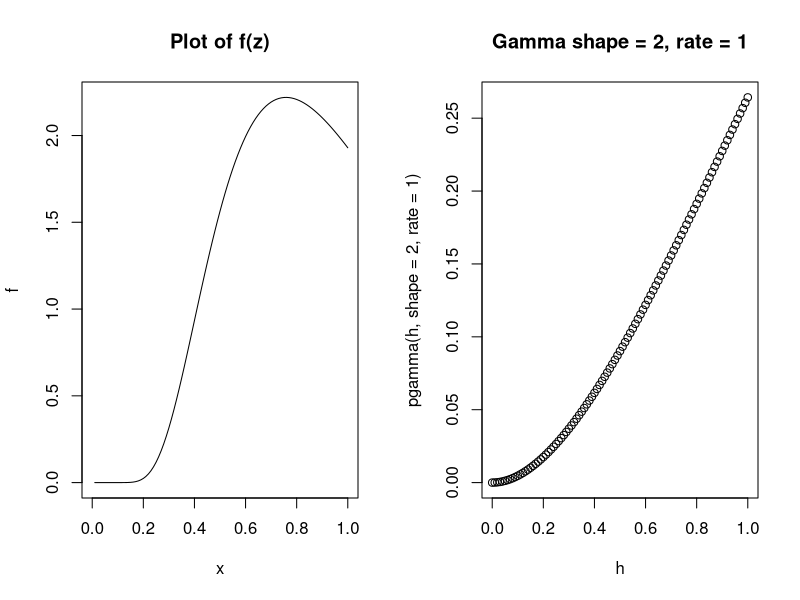

This chart was generated by the following R code:
#Samantha Maillie and Ariel Sim 
#Homework 4 Problem 6
par(mfrow=c(1,2))
f <- function (z){
  return((z^(-3/2)) * exp(-1.5*z - (2/z) + 2*sqrt(3) + log(2) ))
}

plot(f, main = "Plot of f(z)")

#E[z] = 1.3333 E[1/z] = 1.116025

for (k in 1:10){
rate = k
shape = 2
x <- numeric(1000)
x[1] <- rgamma(1, shape = shape, rate = rate)


n = 1000

for (j in 2:n){
  y = rgamma(1, shape = shape, rate = rate)
  u = runif(1, 0 , 1)
  num = f(y)*dgamma(x[j-1], shape = shape, rate = rate)
  den = f(x[j-1])* dgamma(y, shape = shape, rate = rate)
  if(u <= num/den){
    x[j] = y
  }
  else{
    x[j] = x[j-1]
  }
}

print(k)
print(mean(x))
print(mean(1/x))
}

#shapes 2 and 3 seem decent

shape = 2


for (k in 1:10){
  rate = shape
  shape = 1/k
  x <- numeric(1000)
  x[1] <- rgamma(1, shape = shape, rate = rate)
  
  
  n = 1000
  
  for (j in 2:n){
    y = rgamma(1, shape = shape, rate = rate)
    u = runif(1, 0 , 1)
    num = f(y)*dgamma(x[j-1], shape = shape, rate = rate)
    den = f(x[j-1])* dgamma(y, shape = shape, rate = rate)
    if(u <= num/den){
      x[j] = y
    }
    else{
      x[j] = x[j-1]
    }
  }
  
  print(k)
  print(mean(x))
  print(mean(1/x))
}
# rate = 1 is best here it seems

shape = 3
for (k in 1:10){
  rate = shape
  shape = 1/k
  x <- numeric(1000)
  x[1] <- rgamma(1, shape = shape, rate = rate)
  
  
  n = 1000
  
  for (j in 2:n){
    y = rgamma(1, shape = shape, rate = rate)
    u = runif(1, 0 , 1)
    num = f(y)*dgamma(x[j-1], shape = shape, rate = rate)
    den = f(x[j-1])* dgamma(y, shape = shape, rate = rate)
    if(u <= num/den){
      x[j] = y
    }
    else{
      x[j] = x[j-1]
    }
  }
  
  print(k)
  print(mean(x))
  print(mean(1/x))
}

#decide to stick with rate = 1, shape = 2 
print("Final Estimates: ")
rate = 2
shape = 1
x <- numeric(1000)
x[1] <- rgamma(1, shape = shape, rate = rate)


n = 10000

for (j in 2:n){
  y = rgamma(1, shape = shape, rate = rate)
  u = runif(1, 0 , 1)
  num = f(y)*dgamma(x[j-1], shape = shape, rate = rate)
  den = f(x[j-1])* dgamma(y, shape = shape, rate = rate)
  if(u <= num/den){
    x[j] = y
  }
  else{
    x[j] = x[j-1]
  }
}

print(mean(x))
print(mean(1/x))
h <- seq(0, 1, by = .01)
plot(h, pgamma(h, shape = 2, rate = 1), 
     main = "Gamma shape = 2, rate = 1")
par(mfrow=c(1,1))